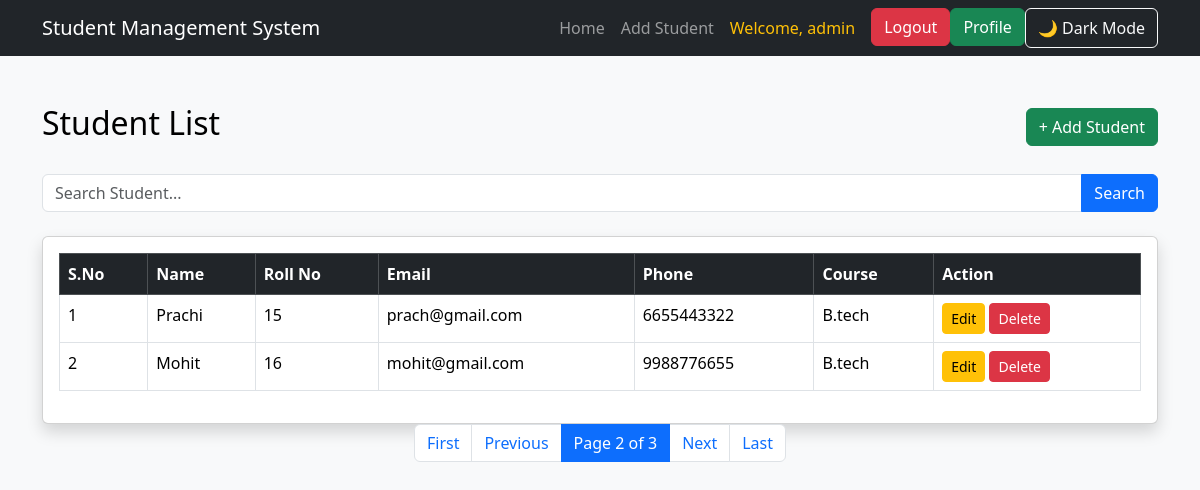
Page /?page=2 (signed in) on the committed database.
### students/models.py (models this page shows)
class Student(models.Model):
    name = models.CharField(max_length=100)
    roll_no = models.IntegerField(unique=True)
    email = models.EmailField(unique=True)
    phone = models.CharField(max_length=15)
    course = models.CharField(max_length=100)

### students/views.py (the view)
# urls.py: path('', views.student_list, name='student_list'),
@login_required
def student_list(request):
    search = request.GET.get("search")
    if search:
        student_list = Student.objects.filter(name__icontains=search)
    else:
        student_list = Student.objects.all()
    paginator = Paginator(student_list, 2)  # 2 students per page
    page_number = request.GET.get("page")
    students = paginator.get_page(page_number)
    return render(request, "students/student_list.html", {
        "students": students
    })

### students/templates/students/student_list.html
{% extends 'base.html' %}
{% block content %}
<div class="d-flex justify-content-between align-items-center mb-4">
    <h2>Student List</h2>
    <a href="{% url 'add_student' %}" class="btn btn-success">
        + Add Student
    </a>
</div>
<form method="GET" class="mb-4">
    <div class="input-group">
        <input type="text" name="search" class="form-control" placeholder="Search Student..." value="{{ request.GET.search }}">
        <button class="btn btn-primary" type="submit"> Search </button>
    </div>
</form>
<div class="card shadow">
    <div class="card-body">
        <table class="table table-bordered table-hover">
            <thead class="table-dark">
                <tr>
                    <th>S.No</th>
                    <th>Name</th>
                    <th>Roll No</th>
                    <th>Email</th>
                    <th>Phone</th>
                    <th>Course</th>
                    <th>Action</th>
                </tr>
            </thead>
            <tbody>
            {% for student in students %}
                <tr>
                    <td>{{ forloop.counter }}</td>
                    <td>{{ student.name }}</td>
                    <td>{{ student.roll_no }}</td>
                    <td>{{ student.email }}</td>
                    <td>{{ student.phone }}</td>
                    <td>{{ student.course }}</td>
                    <td>
                        <a href="{% url 'edit_student' student.id %}"
                           class="btn btn-warning btn-sm">
                            Edit
                        </a>
                        <a href="{% url 'delete_student' student.id %}"
                           class="btn btn-danger btn-sm"
                           onclick="return confirm('Are you sure you want to delete this student?')">
                            Delete
                        </a>
                    </td>
                </tr>
            {% empty %}
                <tr>
                    <td colspan="7" class="text-center text-danger">
                        No Student Found
                    </td>
                </tr>
            {% endfor %}
            </tbody>
        </table>
    </div>
</div>
<nav aria-label="Page navigation">
    <ul class="pagination justify-content-center">
        {% if students.has_previous %}
        <li class="page-item">
            <a class="page-link" href="?page=1">First</a>
        </li>
        <li class="page-item">
            <a class="page-link" href="?page={{ students.previous_page_number }}">
                Previous
            </a>
        </li>
        {% endif %}
        <li class="page-item active">
            <span class="page-link">
                Page {{ students.number }} of {{ students.paginator.num_pages }}
            </span>
        </li>
        {% if students.has_next %}
        <li class="page-item">
            <a class="page-link" href="?page={{ students.next_page_number }}">
                Next
            </a>
        </li>
        <li class="page-item">
            <a class="page-link" href="?page={{ students.paginator.num_pages }}">
                Last
            </a>
        </li>
        {% endif %}
    </ul>
</nav>
{% endblock %}

### students/templates/base.html (shortened to what this page needs)
{% load static %}
<!DOCTYPE html>
<html lang="en">
<head>
    <link href="https://cdn.jsdelivr.net/npm/bootstrap@5.3.3/dist/css/bootstrap.min.css" rel="stylesheet">
</head>
<body>
<nav class="navbar navbar-expand-lg navbar-dark bg-dark">
    <div class="container">
        <a class="navbar-brand" href="{% url 'student_list' %}">
            Student Management System
        </a>
        <div class="collapse navbar-collapse" id="navbarNav">
            <ul class="navbar-nav ms-auto">
                {% if user.is_authenticated %}
                <li class="nav-item">
                    <a class="nav-link" href="{% url 'student_list' %}">Home </a>
                </li>
                <li class="nav-item">
                    <a class="nav-link" href="{% url 'add_student' %}">Add Student</a>
                </li>
                <li class="nav-item">
                    <a class="nav-link text-warning">Welcome, {{ user.username }}</a>
                </li>
                <li class="nav-item">
                    <a class="btn btn-danger ms-2" href="{% url 'logout' %}">Logout</a>
                </li>
                <li class="nav-item">
                    <a class="btn btn-success" href="{% url 'profile' %}">Profile</a>
                </li>
                {% else %}
                <li class="nav-item">
                    <a class="btn btn-success"href="{% url 'login' %}">Login</a>
                </li>
                    <a href="{% url 'register' %}" class="btn btn-primary me-2"> Register</a>
                {% endif %}
                <button class="btn btn-outline-light" onclick="toggleTheme()">
                    🌙 Dark Mode
                </button>
            </ul>
        </div>
    </div>
</nav>
<div class="container mt-5">
    {% block content %}
    {% endblock %}
</div>
</body>
</html>

### students/templates/base.html (style rules this page uses)
body { background:#f8f9fa; color:#000; transition:0.3s; }

### rows in the picture
Student: name "Prachi", roll_no "15", email "prach@gmail.com", phone "6655443322", course "B.tech"
Student: name "Mohit", roll_no "16", email "mohit@gmail.com", phone "9988776655", course "B.tech"

### other values in the picture
{{ user.username }} "admin"
{{ students.number }} "2"
{{ students.paginator.num_pages }} "3"
